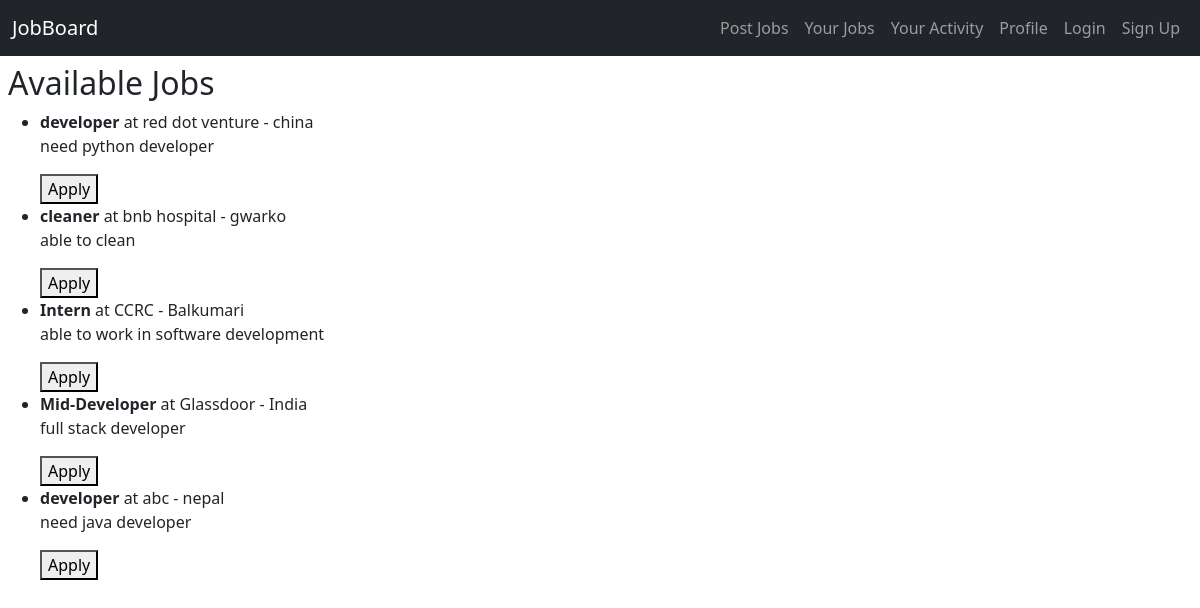
The page / on the database its author committed.
### jobs/models.py (models this page shows)
class JobInformation(models.Model):
    job_title = models.CharField(max_length=30)
    company_name = models.CharField(max_length=30)
    location = models.CharField(max_length=50)
    job_description = models.CharField(blank=True, default="")
    date_posted = models.DateField(auto_now=True)
    posted_by = models.ForeignKey(User, on_delete=models.CASCADE, null=True, blank=True)

### jobs/views.py (the view)
# urls.py: path("", JobsListView.as_view(), name='home'),
class JobsListView(ListView):
    template_name = "app/home.html"
    model = JobInformation
    context_object_name = "Jobs"
    def get_queryset(self):
        user = self.request.user
        if user.is_authenticated:
            return JobInformation.objects.exclude(posted_by=user)
        else:
            return JobInformation.objects.all()

### templates/app/home.html (shortened to what this page needs)
{% extends "app/base.html" %} {% block title %}View Jobs{% endblock title %}
{%block content %}
<h2>Available Jobs</h2>
{% if Jobs %}
<ul>
  {% for job in Jobs %}
  <li>
    <strong>{{ job.job_title }}</strong> at {{ job.company_name }} - {{ job.location }}
    <p>{{ job.job_description }}</p>
        <a href="#">
            <button>Apply</button>
        </a>
  </li>
  {% endfor %}
</ul>
{% else %}
<p>No jobs available right now.</p>
{% endif %}
{% endblock content %}

### rows shown on the page
JobInformation: job_title "developer", company_name "red dot venture", location "china", job_description "need python developer"
JobInformation: job_title "cleaner", company_name "bnb hospital", location "gwarko", job_description "able to clean"
JobInformation: job_title "Intern", company_name "CCRC", location "Balkumari", job_description "able to work in software development"
JobInformation: job_title "Mid-Developer", company_name "Glassdoor", location "India", job_description "full stack developer"
JobInformation: job_title "developer", company_name "abc", location "nepal", job_description "need java developer"
